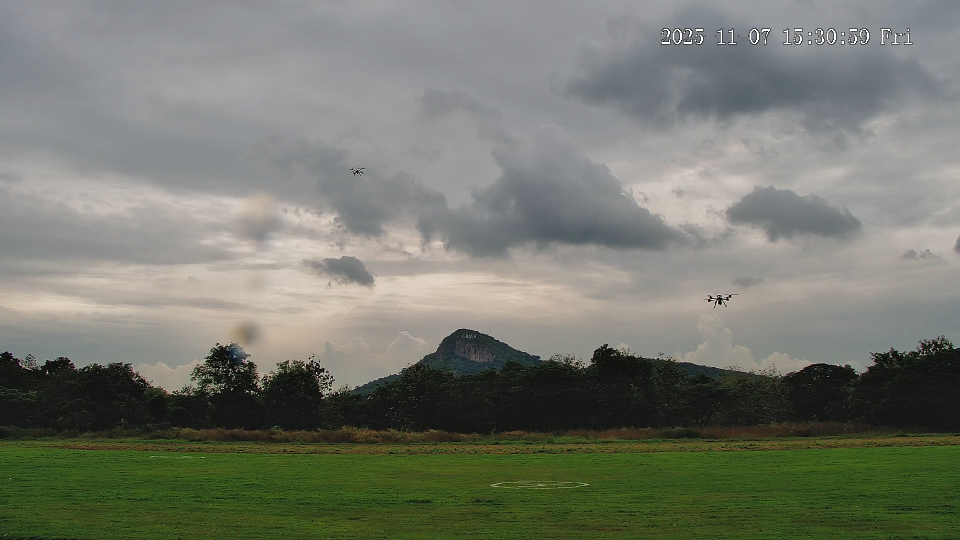
#> input picture P2_DATA_TEST/img_0003.jpg, 1920 x 1080 px (shown at 1/2 size); its folder holds only this picture in this run
$ python -i drone_only_ml.py   (imports and definitions only)
#> lines starting #> are read from the running program, lines starting #| are printed output that depends on the picture; after the words box and inside, x2 and y2 are one past the last pixel; in counts of white or black regions, pixels touching at a corner belong together
### src/paths.py
"""Centralized paths used across the project."""

from pathlib import Path

# Base folders
ROOT_DIR = Path(__file__).resolve().parent.parent
DATA_DIR = ROOT_DIR / "data"
IMAGES_DIR = DATA_DIR / "images"
GPS_DATA_DIR = DATA_DIR / "gps"
VIDEOS_DIR = DATA_DIR / "videos"
MODEL_DIR = ROOT_DIR / "models"
ASSETS_DIR = ROOT_DIR / "assets"

# Image datasets
BIRD_DIR = IMAGES_DIR / "Birds"
DRONE_DIR = IMAGES_DIR / "Drones"
TEST_PATTERN_DIR = IMAGES_DIR / "Test_Patter"

# GPS datasets
GPS_TRAIN_DIR = GPS_DATA_DIR / "P2_DATA_TRAIN"
GPS_TEST_DIR = GPS_DATA_DIR / "P2_DATA_TEST"

# Video samples
VIDEO_SAMPLE_DIR = VIDEOS_DIR / "vids"

# Model artifacts
BIRD_V_DRONE_MODEL = MODEL_DIR / "bird_v_drone_classifier.pkl"
DRONE_CLASSIFIER_MODEL = MODEL_DIR / "drone_classifier.pkl"
DRONE_CLASSIFIER_PYTORCH_MODEL = MODEL_DIR / "drone_classifier_pytorch.pkl"
GPS_MODEL_FILE = MODEL_DIR / "gps_model.pkl"
GPS_MODEL_PYTORCH_FILE = MODEL_DIR / "gps_model_pytorch.pkl"
SHAPE_CODE_MODEL_FILE = MODEL_DIR / "shape_code_model.pkl"
TRAIN_CACHE_FILE = MODEL_DIR / "train.pkl"


def ensure_structure() -> None:
    """Make sure expected folders exist (safe to call at startup)."""
    for path in [
        DATA_DIR,
        IMAGES_DIR,
        GPS_DATA_DIR,
        VIDEOS_DIR,
        MODEL_DIR,
    ]:
        path.mkdir(parents=True, exist_ok=True)
#> in load_image, image is the input picture: shape (1080, 1920, 3); mean B, G, R 109.1, 120.1, 116.6

### src/drone_only_ml.py
"""
Drone-Only ML Classifier
ใช้เฉพาะ Drone ในการ train (One-Class Classification)
ใช้ image_process_drone pipeline และ HOG + Hough Transform features
"""

import cv2
import numpy as np
import os
import pickle
from collections import Counter
from multiprocessing import Pool, cpu_count
from functools import partial

from sklearn.ensemble import RandomForestClassifier, IsolationForest
from sklearn.preprocessing import StandardScaler
from sklearn.pipeline import make_pipeline
from skimage.feature import hog
from skimage import exposure

try:
    from . import paths
    PATHS_AVAILABLE = True
except ImportError:
    try:
        import paths
        PATHS_AVAILABLE = True
    except ImportError:
        PATHS_AVAILABLE = False
        print("Warning: paths module not available")

# Try to import PyTorch for GPU support
try:
    import torch
    import torch.nn as nn
    import torch.optim as optim
    import torch.nn.functional as F
    from torch.utils.data import Dataset, DataLoader
    TORCH_AVAILABLE = True
except (ImportError, OSError, Exception):
    TORCH_AVAILABLE = False


# ============================================================
# image_process_drone Pipeline
# ============================================================

def image_process_drone(image, threshold=40):
    """
    Process image using the drone detection pipeline.
    Returns contours of detected objects.

    Args:
        image: Input BGR image
        threshold: Threshold value for binarization (default 40)

    Returns:
        List of contours that pass the filtering
    """
#> called with threshold = 40
    if image is None:
        return []

    # Convert to grayscale
    img = cv2.cvtColor(image, cv2.COLOR_BGR2GRAY)
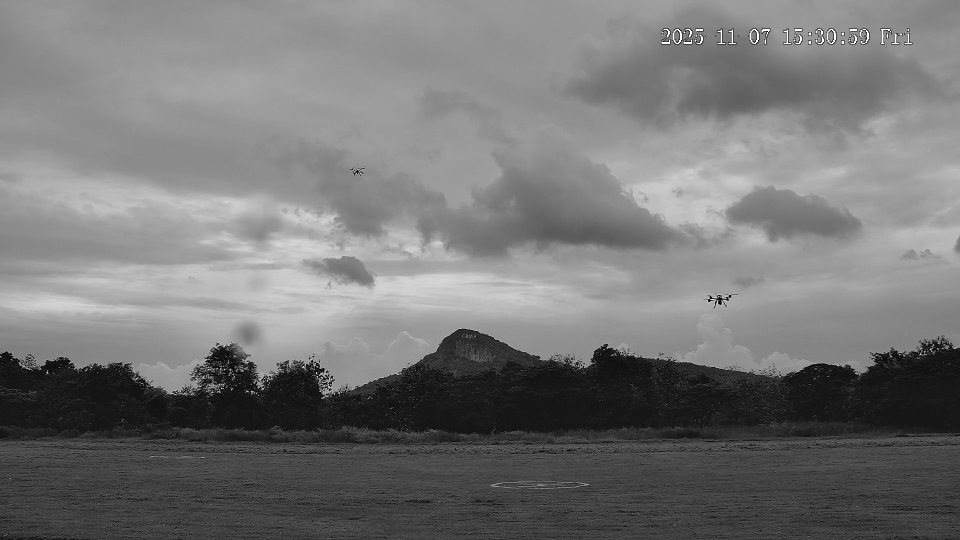
#> img: shape (1080, 1920) (shown at 1/2 size); min 0, max 255, mean 117.8
    h, w = img.shape
#> h = 1080; w = 1920

    # Threshold
    ret1, th1 = cv2.threshold(img, threshold, 255, cv2.THRESH_BINARY)
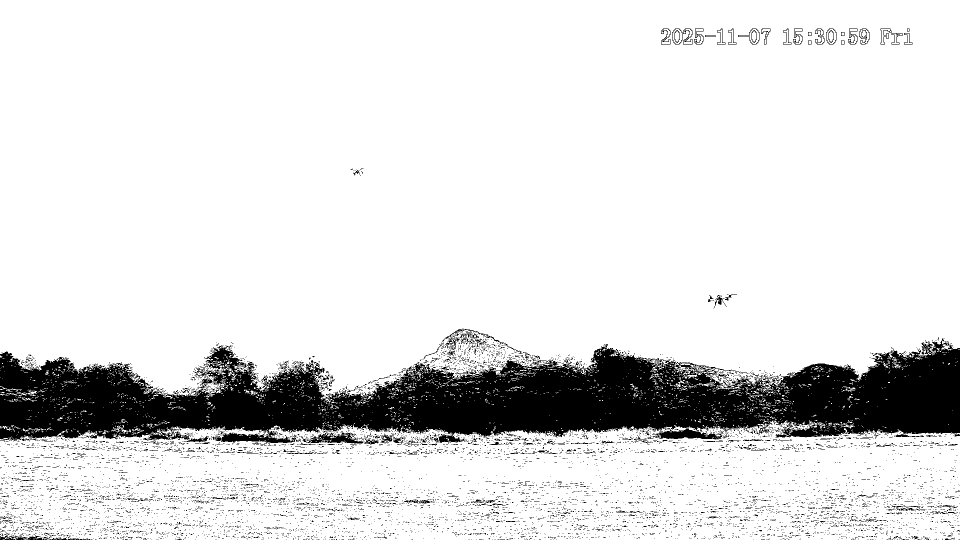
#> th1: shape (1080, 1920) (shown at 1/2 size); 87.2% white; 7779 black regions (7576 under 20 px), largest, box (x1, y1, x2, y2) and area: (0, 681, 1920, 886) 227998, (1304, 856, 1446, 879) 1673, (605, 862, 727, 887) 1353
#> ret1 = 40
    th1_inv = cv2.bitwise_not(th1)
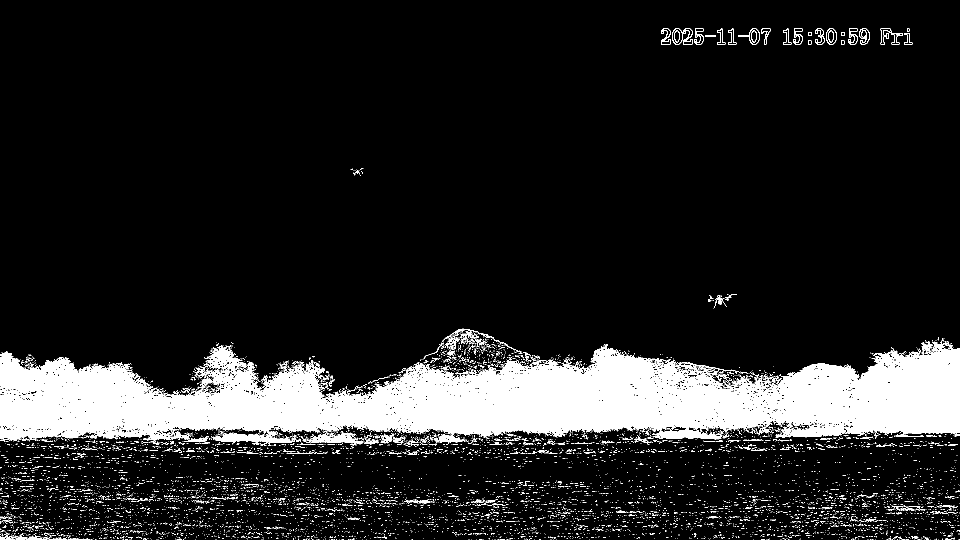
#> th1_inv: shape (1080, 1920) (shown at 1/2 size); 12.8% white; 7779 white regions (7576 under 20 px), largest, box (x1, y1, x2, y2) and area: (0, 681, 1920, 886) 227998, (1304, 856, 1446, 879) 1673, (605, 862, 727, 887) 1353

    # Dilation
    kernel = np.ones((3, 3), np.uint8)
    dilated_inv = cv2.dilate(th1_inv, kernel, iterations=3)
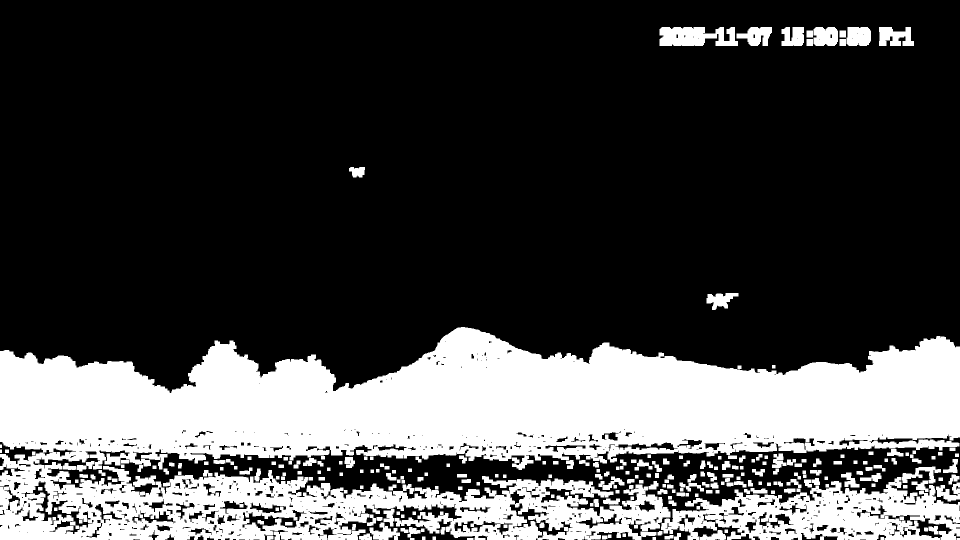
#> dilated_inv: shape (1080, 1920) (shown at 1/2 size); 27% white; 268 white regions
    dilated = dilated_inv

    # Find contours
    contours, _ = cv2.findContours(dilated, cv2.RETR_EXTERNAL, cv2.CHAIN_APPROX_SIMPLE)
#> contours = 257 contours, 3 with area under 20; largest, box (x1, y1, x2, y2) and area: (0, 654, 1920, 1080) 492446, (1322, 954, 1920, 1080) 43552, (1319, 54, 1476, 92) 4471, (1758, 54, 1828, 92) 1822, (1693, 54, 1742, 92) 1638

    filtered_contours = []
    y_threshold = int(0.35 * h)
#> y_threshold = 378

    for c in contours:
        corner_x, corner_y, cw, ch = cv2.boundingRect(c)
        c_area = cw * ch

        # Apply filtering (same as original image_process_drone)
        if c_area > 50 and corner_y < h - y_threshold:
            if corner_y > 500 and ch > 150:
                continue
            if corner_x > 1300 and corner_y < 90:  # Skip time label
                continue

            filtered_contours.append(c)
#> this loop made 257 passes
#> (c, corner_x, corner_y, cw, ch, c_area) on passes 1 to 3: ([[1914, 1076], [1914, 1079], [1919, 1079], [1919, 1076]], 1914, 1076, 6, 4, 24), ([[934, 1076], [934, 1079], [946, 1079], [946, 1076]], 934, 1076, 13, 4, 52), ([[820, 1076], [820, 1079], [828, 1079], [828, 1076]], 820, 1076, 9, 4, 36)
#> after the loop, filtered_contours = 2 contours; box (x1, y1, x2, y2) and area: (1413, 586, 1477, 620) 1129, (698, 334, 730, 355) 466

    return filtered_contours


# ============================================================
# Noise Filtering Pipeline
# ============================================================

def apply_noise_filtering(image, filter_type='median', kernel_size=3):
    """Apply noise filtering to reduce salt & pepper noise."""
    if len(image.shape) == 3:
        gray = cv2.cvtColor(image, cv2.COLOR_BGR2GRAY)
    else:
        gray = image.copy()

    if filter_type == 'median':
        filtered = cv2.medianBlur(gray, kernel_size)
    elif filter_type == 'gaussian':
        filtered = cv2.GaussianBlur(gray, (kernel_size, kernel_size), 0)
    elif filter_type == 'bilateral':
        filtered = cv2.bilateralFilter(gray, kernel_size, 80, 80)
    else:
        filtered = gray

    return filtered


def quantize_image(image, levels=8):
    """Quantize image to reduce sample space for better histogram analysis."""
    if len(image.shape) == 3:
        gray = cv2.cvtColor(image, cv2.COLOR_BGR2GRAY)
    else:
        gray = image.copy()

    quantized = np.floor(gray / (256.0 / levels)) * (256.0 / levels)
    quantized = quantized.astype(np.uint8)

    return quantized


# ============================================================
# Feature Extraction: HOG
# ============================================================

def extract_hog_features(image, contour=None, pixels_per_cell=(8, 8), cells_per_block=(2, 2),
                        orientations=9, fixed_size=(64, 64), **kwargs):
    """
    Extract HOG features from image or contour region.
    Uses fixed size to ensure consistent feature vector length.

    Args:
        image: Full image
        contour: Contour to extract region from (if None, use full image)
        pixels_per_cell: Size of cells for HOG
        cells_per_block: Number of cells per block
        orientations: Number of orientation bins
        fixed_size: Fixed size (width, height) for ROI to ensure consistent HOG features

    Returns:
        HOG feature vector (fixed size)
    """
    try:
        if contour is not None:
            # Extract ROI from contour
            x, y, w, h = cv2.boundingRect(contour)
            roi = image[y:y+h, x:x+w]
            if roi.size == 0:
                return None

            # Resize to fixed size to ensure consistent feature vector length
            fixed_w, fixed_h = fixed_size
            roi_resized = cv2.resize(roi, (fixed_w, fixed_h))

            if len(roi_resized.shape) == 3:
                gray = cv2.cvtColor(roi_resized, cv2.COLOR_BGR2GRAY)
            else:
                gray = roi_resized
        else:
            if len(image.shape) == 3:
                gray = cv2.cvtColor(image, cv2.COLOR_BGR2GRAY)
            else:
                gray = image.copy()

            # Resize to fixed size if using full image
            fixed_w, fixed_h = fixed_size
            gray = cv2.resize(gray, (fixed_w, fixed_h))

        # Apply noise filtering and quantization
        filtered = apply_noise_filtering(gray, filter_type='median', kernel_size=3)
        quantized = quantize_image(filtered, levels=8)

        # Normalize for HOG
        normalized = exposure.rescale_intensity(quantized)

        # Extract HOG features (will be consistent size due to fixed input size)
        hog_features = hog(
            normalized,
            orientations=orientations,
            pixels_per_cell=pixels_per_cell,
            cells_per_block=cells_per_block,
            block_norm='L2-Hys',
            feature_vector=True,
            visualize=False
        )

        return hog_features
    except Exception as e:
        print(f"Error extracting HOG features: {e}")
        return None


# ============================================================
# Feature Extraction: Hough Transform
# ============================================================

def extract_hough_features(image, contour=None, rho_resolution=1, theta_resolution=np.pi/180,
                          threshold=50, min_line_length=30, max_line_gap=10, fixed_size=(64, 64), **kwargs):
    """
    Extract Hough Transform features with emphasis on straight edges.
    Returns quantized edge slopes and straight edge ratio.
    Uses fixed size to ensure consistent feature vector length.

    Args:
        image: Full image
        contour: Contour to extract region from
        rho_resolution: Distance resolution in pixels
        theta_resolution: Angular resolution in radians
        threshold: Accumulator threshold
        min_line_length: Minimum line length
        max_line_gap: Maximum gap between line segments
        fixed_size: Fixed size (width, height) for ROI

    Returns:
        Feature vector with quantized slopes and straight edge ratio (fixed size: 11)
    """
    try:
        if contour is not None:
            # Extract ROI
            x, y, w, h = cv2.boundingRect(contour)
            roi = image[y:y+h, x:x+w]
            if roi.size == 0:
                return np.zeros(11)  # Return fixed-size zero vector

            # Resize to fixed size
            fixed_w, fixed_h = fixed_size
            roi_resized = cv2.resize(roi, (fixed_w, fixed_h))

            if len(roi_resized.shape) == 3:
                gray = cv2.cvtColor(roi_resized, cv2.COLOR_BGR2GRAY)
            else:
                gray = roi_resized
        else:
            if len(image.shape) == 3:
                gray = cv2.cvtColor(image, cv2.COLOR_BGR2GRAY)
            else:
                gray = image.copy()

            # Resize to fixed size if using full image
            fixed_w, fixed_h = fixed_size
            gray = cv2.resize(gray, (fixed_w, fixed_h))

        # Apply noise filtering
        filtered = apply_noise_filtering(gray, filter_type='median', kernel_size=3)

        # Edge detection (Canny)
        edges = cv2.Canny(filtered, 50, 150)

        # Hough Line Transform
        lines = cv2.HoughLinesP(edges, rho_resolution, theta_resolution, threshold,
                                min_line_length, max_line_gap)

        if lines is None or len(lines) == 0:
            return np.zeros(11)  # Return fixed-size zero vector: 10 bins + 1 ratio

        # Extract line slopes
        slopes = []
        for line in lines:
            x1, y1, x2, y2 = line[0]
            if x2 != x1:
                slope = (y2 - y1) / (x2 - x1)
                slopes.append(slope)

        if len(slopes) == 0:
            return np.zeros(11)  # Return fixed-size zero vector

        # Quantize slopes into bins
        num_bins = 10
        slope_array = np.array(slopes)
        quantized_slopes = np.histogram(slope_array, bins=num_bins, range=(-5, 5))[0]
        quantized_slopes = quantized_slopes.astype(float) / len(slopes)  # Normalize

        # Calculate straight edge ratio (edges that form lines)
        total_edge_pixels = np.sum(edges > 0)
        straight_edge_pixels = 0
        for line in lines:
            x1, y1, x2, y2 = line[0]
            # Approximate pixels on line
            line_length = np.sqrt((x2-x1)**2 + (y2-y1)**2)
            straight_edge_pixels += line_length

        straight_edge_ratio = straight_edge_pixels / total_edge_pixels if total_edge_pixels > 0 else 0.0

        # Combine features (always 11 elements: 10 bins + 1 ratio)
        features = np.concatenate([quantized_slopes, [straight_edge_ratio]])

        return features
    except Exception as e:
        print(f"Error extracting Hough features: {e}")
        return np.zeros(11)  # Return fixed-size zero vector on error


# ============================================================
# Combined Feature Extraction
# ============================================================

def extract_combined_features(image, contour, fixed_size=(64, 64)):
    """
    Extract combined features: HOG + Hough Transform
    Uses fixed size to ensure consistent feature vector length.

    Args:
        image: Full BGR image
        contour: Contour to extract features from
        fixed_size: Fixed size (width, height) for ROI

    Returns:
        Combined feature vector (fixed size)
    """
    features_list = []

    # Extract HOG features (with fixed size)
    hog_feat = extract_hog_features(image, contour, fixed_size=fixed_size)
    if hog_feat is not None:
        features_list.append(hog_feat)
    else:
        # If HOG fails, return None
        return None

    # Extract Hough features (with fixed size)
    hough_feat = extract_hough_features(image, contour, fixed_size=fixed_size)
    if hough_feat is not None:
        features_list.append(hough_feat)
    else:
        # If Hough fails, still use HOG only
        pass

    if len(features_list) == 0:
        return None

    # Concatenate all features
    combined = np.concatenate(features_list)

    return combined


# ============================================================
# Drone-Only Classifier
# ============================================================

class DroneOnlyClassifier:
    """
    Binary classifier that learns from both Drone and Bird images.
    Can work in one-class mode (drone only) or binary mode (drone vs bird).
    Uses Random Forest for classification.
    """

    def __init__(self, model_path=None, use_gpu=False):
        # Use models folder for saving
        if model_path is None:
            if PATHS_AVAILABLE:
                # Ensure models directory exists
                paths.ensure_structure()
                model_path = paths.BIRD_V_DRONE_MODEL
            else:
                model_path = os.path.join(os.getcwd(), "models", "bird_v_drone_classifier.pkl")
        # Convert Path object to string if needed
        self.model_path = str(model_path) if model_path else None
        self.use_gpu = use_gpu and TORCH_AVAILABLE
        self.classifier = None
        self.scaler = StandardScaler()
        self.is_trained = False
        self.is_binary = False  # True if trained with both drone and bird
        self.pytorch_model = None

    def load_image(self, img_path):
        """Load image using secure method"""
        try:
            stream = open(img_path, "rb")
            bytes = bytearray(stream.read())
            numpyarray = np.asarray(bytes, dtype=np.uint8)
            image = cv2.imdecode(numpyarray, cv2.IMREAD_COLOR)
            stream.close()
            return image
        except Exception as e:
            print(f"Error loading image {img_path}: {e}")
            return None

    def process_training_image(self, img_path):
        """
        Process single training image using image_process_drone pipeline.
        Returns list of feature vectors from detected contours.
        """
        image = self.load_image(img_path)
        if image is None:
            return []

        # Use image_process_drone to get contours
        contours = image_process_drone(image, threshold=40)
#> contours has the same summary as filtered_contours in image_process_drone

        if len(contours) == 0:
            return []

        # Extract features from each contour (use fixed size for consistency)
        feature_vectors = []
        fixed_size = (64, 64)  # Fixed size for all ROIs
        for contour in contours:
            features = extract_combined_features(image, contour, fixed_size=fixed_size)
            if features is not None:
                feature_vectors.append(features)
#> this loop made 2 passes
#> hough_feat in extract_combined_features on passes 1 to 2: [0, 0, 0, 0, 0, 0, 0, 0, 0, 0, 0], [0, 0, 0, 0, 0, 0, 0, 0, 0, 0, 0]
#> pass 1, in extract_hog_features, `roi = image[y:y+h, x:x+w]`:
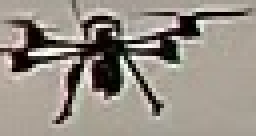
#> roi: shape (34, 64, 3) (shown 4 times larger); mean B, G, R 133.7, 142.6, 150.1
#> pass 1, in extract_hog_features, `roi_resized = cv2.resize(roi, (fixed_w, fixed_h))`:
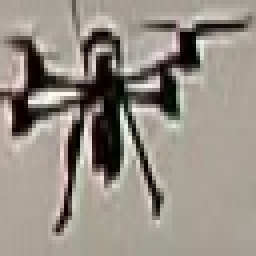
#> roi_resized: shape (64, 64, 3) (shown 4 times larger); mean B, G, R 133.6, 142.5, 150
#> pass 1, in apply_noise_filtering, `filtered = cv2.medianBlur(gray, kernel_size)`:
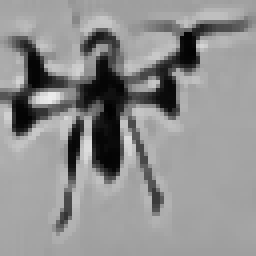
#> filtered: shape (64, 64) (shown 4 times larger); min 2, max 236, mean 143.4
#> after the loop, feature_vectors = 2 items

        return feature_vectors

    # [481 lines left out: functions train, train_multiple, train_binary, predict, save, load, not called in this run]


def get_drone_only_classifier(use_gpu=False):
    """Factory function to create DroneOnlyClassifier"""
    return DroneOnlyClassifier(use_gpu=use_gpu)

>>> result = DroneOnlyClassifier().process_training_image('../P2_DATA_TEST/img_0003.jpg')
#> result = 2 items
